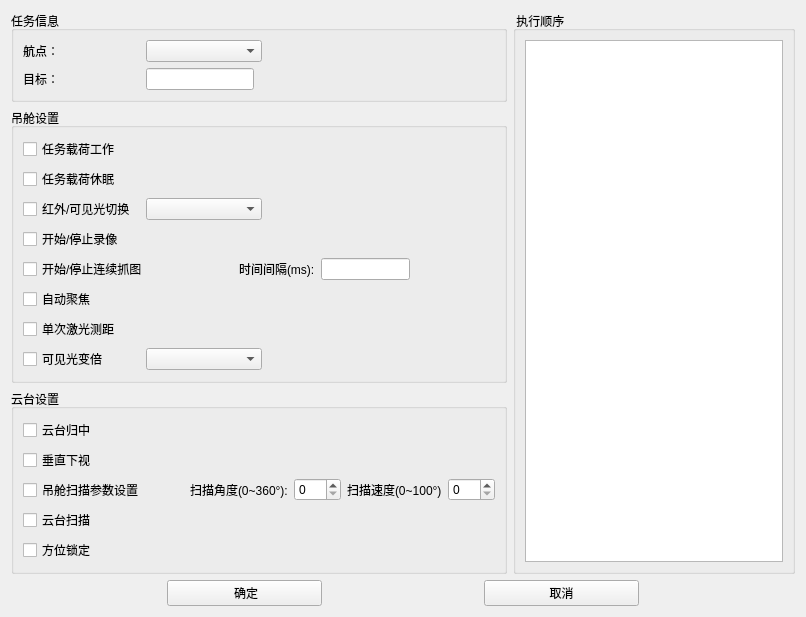
<?xml version="1.0" encoding="UTF-8"?>
<ui version="4.0">
 <class>CDlgSensorManageEdit</class>
 <widget class="QWidget" name="CDlgSensorManageEdit">
  <property name="geometry">
   <rect>
    <x>0</x>
    <y>0</y>
    <width>806</width>
    <height>546</height>
   </rect>
  </property>
  <property name="windowTitle">
   <string>Form</string>
  </property>
  <layout class="QGridLayout" name="gridLayout_2">
   <item row="0" column="0">
    <layout class="QHBoxLayout" name="horizontalLayout_11">
     <item>
      <layout class="QVBoxLayout" name="verticalLayout_2">
       <item>
        <widget class="QGroupBox" name="groupBox_3">
         <property name="title">
          <string>任务信息</string>
         </property>
         <layout class="QGridLayout" name="gridLayout">
          <item row="0" column="0">
           <layout class="QHBoxLayout" name="horizontalLayout_9">
            <item>
             <layout class="QHBoxLayout" name="horizontalLayout" stretch="1,1,2">
              <item>
               <widget class="QLabel" name="label">
                <property name="text">
                 <string>航点：</string>
                </property>
               </widget>
              </item>
              <item>
               <widget class="QComboBox" name="comboBox"/>
              </item>
              <item>
               <spacer name="horizontalSpacer_6">
                <property name="orientation">
                 <enum>Qt::Horizontal</enum>
                </property>
                <property name="sizeHint" stdset="0">
                 <size>
                  <width>40</width>
                  <height>20</height>
                 </size>
                </property>
               </spacer>
              </item>
             </layout>
            </item>
           </layout>
          </item>
          <item row="1" column="0">
           <layout class="QHBoxLayout" name="horizontalLayout_3">
            <item>
             <widget class="QLabel" name="label_3">
              <property name="text">
               <string>目标：</string>
              </property>
             </widget>
            </item>
            <item>
             <spacer name="horizontalSpacer_10">
              <property name="orientation">
               <enum>Qt::Horizontal</enum>
              </property>
              <property name="sizeHint" stdset="0">
               <size>
                <width>40</width>
                <height>20</height>
               </size>
              </property>
             </spacer>
            </item>
            <item>
             <widget class="QLineEdit" name="lineEdit_2"/>
            </item>
            <item>
             <spacer name="horizontalSpacer_13">
              <property name="orientation">
               <enum>Qt::Horizontal</enum>
              </property>
              <property name="sizeHint" stdset="0">
               <size>
                <width>40</width>
                <height>20</height>
               </size>
              </property>
             </spacer>
            </item>
            <item>
             <spacer name="horizontalSpacer_12">
              <property name="orientation">
               <enum>Qt::Horizontal</enum>
              </property>
              <property name="sizeHint" stdset="0">
               <size>
                <width>40</width>
                <height>20</height>
               </size>
              </property>
             </spacer>
            </item>
            <item>
             <spacer name="horizontalSpacer_11">
              <property name="orientation">
               <enum>Qt::Horizontal</enum>
              </property>
              <property name="sizeHint" stdset="0">
               <size>
                <width>40</width>
                <height>20</height>
               </size>
              </property>
             </spacer>
            </item>
           </layout>
          </item>
         </layout>
        </widget>
       </item>
       <item>
        <widget class="QGroupBox" name="groupBox_2">
         <property name="title">
          <string>吊舱设置</string>
         </property>
         <layout class="QVBoxLayout" name="verticalLayout_3">
          <item>
           <widget class="QCheckBox" name="checkBox_2">
            <property name="text">
             <string>任务载荷工作</string>
            </property>
           </widget>
          </item>
          <item>
           <widget class="QCheckBox" name="checkBox_3">
            <property name="text">
             <string>任务载荷休眠</string>
            </property>
           </widget>
          </item>
          <item>
           <layout class="QHBoxLayout" name="horizontalLayout_8" stretch="1,1,2">
            <item>
             <widget class="QCheckBox" name="checkBox_7">
              <property name="text">
               <string>红外/可见光切换</string>
              </property>
             </widget>
            </item>
            <item>
             <widget class="QComboBox" name="comboBox_3"/>
            </item>
            <item>
             <spacer name="horizontalSpacer_3">
              <property name="orientation">
               <enum>Qt::Horizontal</enum>
              </property>
              <property name="sizeHint" stdset="0">
               <size>
                <width>40</width>
                <height>20</height>
               </size>
              </property>
             </spacer>
            </item>
           </layout>
          </item>
          <item>
           <widget class="QCheckBox" name="checkBox_8">
            <property name="text">
             <string>开始/停止录像</string>
            </property>
           </widget>
          </item>
          <item>
           <layout class="QHBoxLayout" name="horizontalLayout_5" stretch="2,0,2,1">
            <item>
             <widget class="QCheckBox" name="checkBox_9">
              <property name="text">
               <string>开始/停止连续抓图</string>
              </property>
             </widget>
            </item>
            <item>
             <spacer name="horizontalSpacer_2">
              <property name="orientation">
               <enum>Qt::Horizontal</enum>
              </property>
              <property name="sizeHint" stdset="0">
               <size>
                <width>40</width>
                <height>20</height>
               </size>
              </property>
             </spacer>
            </item>
            <item>
             <layout class="QHBoxLayout" name="horizontalLayout_4" stretch="1,0">
              <item>
               <widget class="QLabel" name="label_4">
                <property name="text">
                 <string>时间间隔(ms):</string>
                </property>
               </widget>
              </item>
              <item>
               <widget class="QLineEdit" name="lineEdit"/>
              </item>
             </layout>
            </item>
            <item>
             <spacer name="horizontalSpacer_5">
              <property name="orientation">
               <enum>Qt::Horizontal</enum>
              </property>
              <property name="sizeHint" stdset="0">
               <size>
                <width>40</width>
                <height>20</height>
               </size>
              </property>
             </spacer>
            </item>
           </layout>
          </item>
          <item>
           <widget class="QCheckBox" name="checkBox_10">
            <property name="text">
             <string>自动聚焦</string>
            </property>
           </widget>
          </item>
          <item>
           <widget class="QCheckBox" name="checkBox_11">
            <property name="text">
             <string>单次激光测距</string>
            </property>
           </widget>
          </item>
          <item>
           <layout class="QHBoxLayout" name="horizontalLayout_6" stretch="1,1,2">
            <item>
             <widget class="QCheckBox" name="checkBox_12">
              <property name="text">
               <string>可见光变倍</string>
              </property>
             </widget>
            </item>
            <item>
             <widget class="QComboBox" name="comboBox_4"/>
            </item>
            <item>
             <spacer name="horizontalSpacer_4">
              <property name="orientation">
               <enum>Qt::Horizontal</enum>
              </property>
              <property name="sizeHint" stdset="0">
               <size>
                <width>40</width>
                <height>20</height>
               </size>
              </property>
             </spacer>
            </item>
           </layout>
          </item>
         </layout>
        </widget>
       </item>
       <item>
        <widget class="QGroupBox" name="groupBox">
         <property name="title">
          <string>云台设置</string>
         </property>
         <layout class="QVBoxLayout" name="verticalLayout">
          <item>
           <widget class="QCheckBox" name="checkBox_13">
            <property name="text">
             <string>云台归中</string>
            </property>
           </widget>
          </item>
          <item>
           <widget class="QCheckBox" name="checkBox_14">
            <property name="text">
             <string>垂直下视</string>
            </property>
           </widget>
          </item>
          <item>
           <layout class="QHBoxLayout" name="horizontalLayout_7">
            <item>
             <widget class="QCheckBox" name="checkBox_15">
              <property name="text">
               <string>吊舱扫描参数设置</string>
              </property>
             </widget>
            </item>
            <item>
             <spacer name="horizontalSpacer">
              <property name="orientation">
               <enum>Qt::Horizontal</enum>
              </property>
              <property name="sizeHint" stdset="0">
               <size>
                <width>40</width>
                <height>20</height>
               </size>
              </property>
             </spacer>
            </item>
            <item>
             <widget class="QLabel" name="label_5">
              <property name="text">
               <string>扫描角度(0~360°):</string>
              </property>
             </widget>
            </item>
            <item>
             <widget class="QDoubleSpinBox" name="doubleSpinBox">
              <property name="decimals">
               <number>0</number>
              </property>
              <property name="maximum">
               <double>360.000000000000000</double>
              </property>
             </widget>
            </item>
            <item>
             <widget class="QLabel" name="label_6">
              <property name="text">
               <string>扫描速度(0~100°)</string>
              </property>
             </widget>
            </item>
            <item>
             <widget class="QDoubleSpinBox" name="doubleSpinBox_2">
              <property name="decimals">
               <number>0</number>
              </property>
             </widget>
            </item>
           </layout>
          </item>
          <item>
           <widget class="QCheckBox" name="checkBox_16">
            <property name="text">
             <string>云台扫描</string>
            </property>
           </widget>
          </item>
          <item>
           <widget class="QCheckBox" name="checkBox_17">
            <property name="text">
             <string>方位锁定</string>
            </property>
           </widget>
          </item>
         </layout>
        </widget>
       </item>
      </layout>
     </item>
     <item>
      <widget class="QGroupBox" name="groupBox_4">
       <property name="title">
        <string> 执行顺序</string>
       </property>
       <layout class="QHBoxLayout" name="horizontalLayout_10">
        <item>
         <widget class="QListWidget" name="listWidget">
          <property name="dragEnabled">
           <bool>true</bool>
          </property>
          <property name="dragDropMode">
           <enum>QAbstractItemView::InternalMove</enum>
          </property>
         </widget>
        </item>
       </layout>
      </widget>
     </item>
    </layout>
   </item>
   <item row="1" column="0">
    <layout class="QHBoxLayout" name="horizontalLayout_2" stretch="1,1,1,1,1">
     <item>
      <spacer name="horizontalSpacer_8">
       <property name="orientation">
        <enum>Qt::Horizontal</enum>
       </property>
       <property name="sizeHint" stdset="0">
        <size>
         <width>40</width>
         <height>20</height>
        </size>
       </property>
      </spacer>
     </item>
     <item>
      <widget class="QPushButton" name="pushButton">
       <property name="text">
        <string> 确定</string>
       </property>
      </widget>
     </item>
     <item>
      <spacer name="horizontalSpacer_7">
       <property name="orientation">
        <enum>Qt::Horizontal</enum>
       </property>
       <property name="sizeHint" stdset="0">
        <size>
         <width>40</width>
         <height>20</height>
        </size>
       </property>
      </spacer>
     </item>
     <item>
      <widget class="QPushButton" name="pushButton_2">
       <property name="text">
        <string>取消</string>
       </property>
      </widget>
     </item>
     <item>
      <spacer name="horizontalSpacer_9">
       <property name="orientation">
        <enum>Qt::Horizontal</enum>
       </property>
       <property name="sizeHint" stdset="0">
        <size>
         <width>40</width>
         <height>20</height>
        </size>
       </property>
      </spacer>
     </item>
    </layout>
   </item>
  </layout>
 </widget>
 <resources/>
 <connections/>
</ui>
